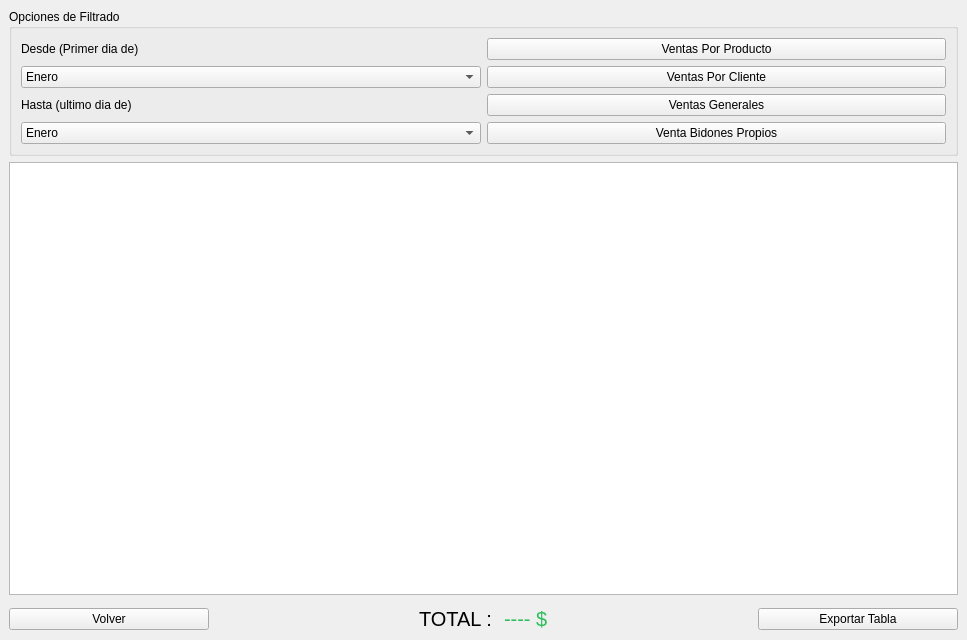
<?xml version="1.0" encoding="UTF-8"?>
<ui version="4.0">
 <class>RegistroVentas</class>
 <widget class="QMainWindow" name="RegistroVentas">
  <property name="geometry">
   <rect>
    <x>0</x>
    <y>0</y>
    <width>967</width>
    <height>640</height>
   </rect>
  </property>
  <property name="windowTitle">
   <string>MainWindow</string>
  </property>
  <widget class="QWidget" name="centralwidget">
   <layout class="QVBoxLayout" name="verticalLayout">
    <item>
     <widget class="QGroupBox" name="groupBox">
      <property name="title">
       <string>Opciones de Filtrado</string>
      </property>
      <layout class="QHBoxLayout" name="horizontalLayout">
       <item>
        <layout class="QVBoxLayout" name="verticalLayout_5">
         <item>
          <layout class="QVBoxLayout" name="verticalLayout_3">
           <item>
            <widget class="QLabel" name="label">
             <property name="text">
              <string>Desde (Primer dia de)</string>
             </property>
            </widget>
           </item>
           <item>
            <widget class="QComboBox" name="cb_Desde">
             <item>
              <property name="text">
               <string>Enero</string>
              </property>
             </item>
             <item>
              <property name="text">
               <string>Febrero</string>
              </property>
             </item>
             <item>
              <property name="text">
               <string>Marzo</string>
              </property>
             </item>
             <item>
              <property name="text">
               <string>Abril</string>
              </property>
             </item>
             <item>
              <property name="text">
               <string>Mayo</string>
              </property>
             </item>
             <item>
              <property name="text">
               <string>Junio</string>
              </property>
             </item>
             <item>
              <property name="text">
               <string>Julio</string>
              </property>
             </item>
             <item>
              <property name="text">
               <string>Agosto</string>
              </property>
             </item>
             <item>
              <property name="text">
               <string>Septiembre</string>
              </property>
             </item>
             <item>
              <property name="text">
               <string>Octubre</string>
              </property>
             </item>
             <item>
              <property name="text">
               <string>Noviembre</string>
              </property>
             </item>
             <item>
              <property name="text">
               <string>Diciembre</string>
              </property>
             </item>
            </widget>
           </item>
          </layout>
         </item>
         <item>
          <layout class="QVBoxLayout" name="verticalLayout_4">
           <item>
            <widget class="QLabel" name="label_2">
             <property name="text">
              <string>Hasta (ultimo dia de)</string>
             </property>
            </widget>
           </item>
           <item>
            <widget class="QComboBox" name="cb_Hasta">
             <item>
              <property name="text">
               <string>Enero</string>
              </property>
             </item>
             <item>
              <property name="text">
               <string>Febrero</string>
              </property>
             </item>
             <item>
              <property name="text">
               <string>Marzo</string>
              </property>
             </item>
             <item>
              <property name="text">
               <string>Abril</string>
              </property>
             </item>
             <item>
              <property name="text">
               <string>Mayo</string>
              </property>
             </item>
             <item>
              <property name="text">
               <string>Junio</string>
              </property>
             </item>
             <item>
              <property name="text">
               <string>Julio</string>
              </property>
             </item>
             <item>
              <property name="text">
               <string>Agosto</string>
              </property>
             </item>
             <item>
              <property name="text">
               <string>Septiembre</string>
              </property>
             </item>
             <item>
              <property name="text">
               <string>Octubre</string>
              </property>
             </item>
             <item>
              <property name="text">
               <string>Noviembre</string>
              </property>
             </item>
             <item>
              <property name="text">
               <string>Diciembre</string>
              </property>
             </item>
            </widget>
           </item>
          </layout>
         </item>
        </layout>
       </item>
       <item>
        <layout class="QVBoxLayout" name="verticalLayout_2">
         <item>
          <widget class="QPushButton" name="btn_ventas_por_producto">
           <property name="text">
            <string>Ventas Por Producto</string>
           </property>
          </widget>
         </item>
         <item>
          <widget class="QPushButton" name="btn_ventas_por_cliente">
           <property name="text">
            <string>Ventas Por Cliente</string>
           </property>
          </widget>
         </item>
         <item>
          <widget class="QPushButton" name="btn_ventas">
           <property name="text">
            <string>Ventas Generales</string>
           </property>
          </widget>
         </item>
         <item>
          <widget class="QPushButton" name="btn_ventas_bidones_propios">
           <property name="text">
            <string>Venta Bidones Propios</string>
           </property>
          </widget>
         </item>
        </layout>
       </item>
      </layout>
     </widget>
    </item>
    <item>
     <widget class="QTableView" name="tableView">
      <property name="sizePolicy">
       <sizepolicy hsizetype="Expanding" vsizetype="Expanding">
        <horstretch>0</horstretch>
        <verstretch>0</verstretch>
       </sizepolicy>
      </property>
     </widget>
    </item>
    <item>
     <widget class="QFrame" name="frame">
      <property name="sizePolicy">
       <sizepolicy hsizetype="Minimum" vsizetype="Minimum">
        <horstretch>0</horstretch>
        <verstretch>0</verstretch>
       </sizepolicy>
      </property>
      <property name="frameShape">
       <enum>QFrame::StyledPanel</enum>
      </property>
      <property name="frameShadow">
       <enum>QFrame::Raised</enum>
      </property>
     </widget>
    </item>
    <item>
     <layout class="QHBoxLayout" name="horizontalLayout_2">
      <item>
       <widget class="QPushButton" name="btn_volver">
        <property name="sizePolicy">
         <sizepolicy hsizetype="Expanding" vsizetype="Fixed">
          <horstretch>0</horstretch>
          <verstretch>0</verstretch>
         </sizepolicy>
        </property>
        <property name="minimumSize">
         <size>
          <width>0</width>
          <height>0</height>
         </size>
        </property>
        <property name="maximumSize">
         <size>
          <width>200</width>
          <height>16777215</height>
         </size>
        </property>
        <property name="text">
         <string>Volver</string>
        </property>
       </widget>
      </item>
      <item>
       <spacer name="horizontalSpacer">
        <property name="orientation">
         <enum>Qt::Horizontal</enum>
        </property>
        <property name="sizeHint" stdset="0">
         <size>
          <width>40</width>
          <height>20</height>
         </size>
        </property>
       </spacer>
      </item>
      <item>
       <widget class="QLabel" name="label_3">
        <property name="styleSheet">
         <string notr="true">#label_3{
font-size:20px;
}</string>
        </property>
        <property name="text">
         <string>TOTAL : </string>
        </property>
       </widget>
      </item>
      <item>
       <widget class="QLabel" name="label_total">
        <property name="styleSheet">
         <string notr="true">#label_total{
color:#2dbd5a;
font-size:20px;
}</string>
        </property>
        <property name="text">
         <string>---- $</string>
        </property>
       </widget>
      </item>
      <item>
       <spacer name="horizontalSpacer_2">
        <property name="orientation">
         <enum>Qt::Horizontal</enum>
        </property>
        <property name="sizeHint" stdset="0">
         <size>
          <width>40</width>
          <height>20</height>
         </size>
        </property>
       </spacer>
      </item>
      <item>
       <widget class="QPushButton" name="pushButton">
        <property name="sizePolicy">
         <sizepolicy hsizetype="Expanding" vsizetype="Fixed">
          <horstretch>0</horstretch>
          <verstretch>0</verstretch>
         </sizepolicy>
        </property>
        <property name="maximumSize">
         <size>
          <width>200</width>
          <height>16777215</height>
         </size>
        </property>
        <property name="text">
         <string>Exportar Tabla</string>
        </property>
       </widget>
      </item>
     </layout>
    </item>
   </layout>
  </widget>
 </widget>
 <resources/>
 <connections/>
</ui>
